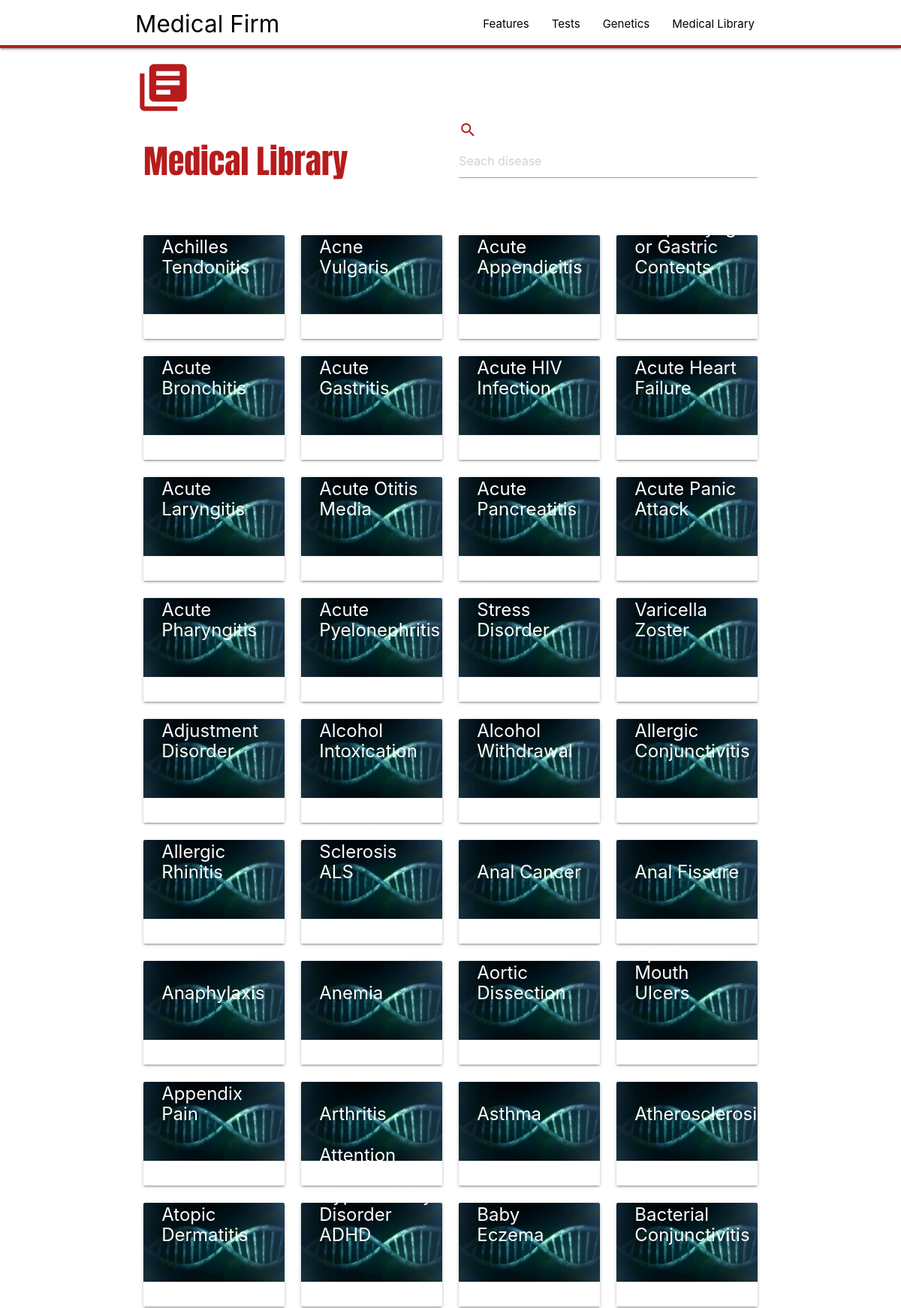
Screenshot of /medical_library/ (upper part) with the database file from the repository.
### home/models.py (models this page shows)
class Medical_Library(models.Model):
    name=models.CharField(max_length=50)
    symptoms=models.TextField(blank=True, null=True)
    causes=models.TextField(blank=True, null=True)
    diagnosis=models.TextField(blank=True, null=True)
    treatment=models.TextField(blank=True, null=True)
    def __str__(self):
        return self.name

### home/views.py (the view)
# urls.py: path('medical_library/', Medical_lib.as_view(), name='library'),
class Medical_lib(ListView):
    template_name = 'diseases.html'
    model = Medical_Library
    def get(self, request, *args, **kwargs):
        library = Medical_Library.objects.all()
        print(library)
        return render(request, 'diseases.html', {'library': library})

### templates/diseases.html (shortened to what this page needs)
<!DOCTYPE html>
<html lang="en">
<head>
    <link rel="stylesheet" href="https://cdnjs.cloudflare.com/ajax/libs/materialize/1.0.0/css/materialize.min.css">
</head>
<body>
    {% load staticfiles %}
    <header>
        <nav class="nav nav-wrapper transparent">
            <div class="container">
                <a href="/" class="brand-logo black-text">Medical Firm</a>
                <ul class="right">
                    <li><a class="black-text" href="#">Features</a></li>
                    <li><a class="black-text" href="#">Tests</a></li>
                    <li><a class="black-text" href="#">Genetics</a></li>
                    <li><a class="black-text" href="#">Medical Library</a></li>
                </ul>
            </div>
        </nav>
    </header>
    <section class="section container">
            <i id="book-icon" class="material-icons">library_books</i>
            <div class="row">
                <div class="col m6 s12">
                    <h3>Medical Library</h3>
                </div>
                <div class="col m6 s12">
                    <label  class="red-text text-darken-4" for="search"><i class="material-icons prefix" id="search icon">search</i></label>
                    <input type="text" name="search" id="search" placeholder="Seach disease">
                </div>
            </div>
    </section>
    <section class="section container">
        <div class="row">
        {% for i in library %}
        <div class="col m3 s12">
            <div id="card" class="card">
                <div class="card-image">
                    <img src="{% static 'images/virus.jpg' %}" alt="card-img">
                    <h1 class="card-title"><b>{{i.name}}</b></h1>
                </div>
                <div class="card-action">
                </div>
            </div>
        </div>
        {% endfor %}
        </div>
    </section>
</body>
</html>

### templates/diseases.html (style rules this page uses)
nav { border-bottom: 4px solid #b71c1c; }
h3 { font-family: Anton; color: #b71c1c; }
#book-icon { font-size: 75px; color: #b71c1c; }

### rows the page displays
Medical_Library: name "Achilles Tendonitis"
Medical_Library: name "Acne Vulgaris"
Medical_Library: name "Acute Appendicitis"
Medical_Library: name "Acute Aspiration of Oropharyngeal or Gastric Contents"
Medical_Library: name "Acute Bronchitis"
Medical_Library: name "Acute Gastritis"
Medical_Library: name "Acute HIV Infection"
Medical_Library: name "Acute Heart Failure"
Medical_Library: name "Acute Laryngitis"
Medical_Library: name "Acute Otitis Media"
Medical_Library: name "Acute Pancreatitis"
Medical_Library: name "Acute Panic Attack"
Medical_Library: name "Acute Pharyngitis"
Medical_Library: name "Acute Pyelonephritis"
Medical_Library: name "Acute Stress Disorder"
Medical_Library: name "Acute Varicella Zoster"
Medical_Library: name "Adjustment Disorder"
Medical_Library: name "Alcohol Intoxication"
Medical_Library: name "Alcohol Withdrawal"
Medical_Library: name "Allergic Conjunctivitis"
Medical_Library: name "Allergic Rhinitis"
Medical_Library: name "Amyotrophic Lateral Sclerosis ALS"
Medical_Library: name "Anal Cancer"
Medical_Library: name "Anal Fissure"
Medical_Library: name "Anaphylaxis"
Medical_Library: name "Anemia"
Medical_Library: name "Aortic Dissection"
Medical_Library: name "Aphthous Mouth Ulcers"
Medical_Library: name "Appendix Pain"
Medical_Library: name "Arthritis"
Medical_Library: name "Asthma"
Medical_Library: name "Atherosclerosis"
Medical_Library: name "Atopic Dermatitis"
Medical_Library: name "Attention Deficit Hyperactivity Disorder ADHD"
Medical_Library: name "Baby Eczema"
Medical_Library: name "Bacterial Conjunctivitis"
